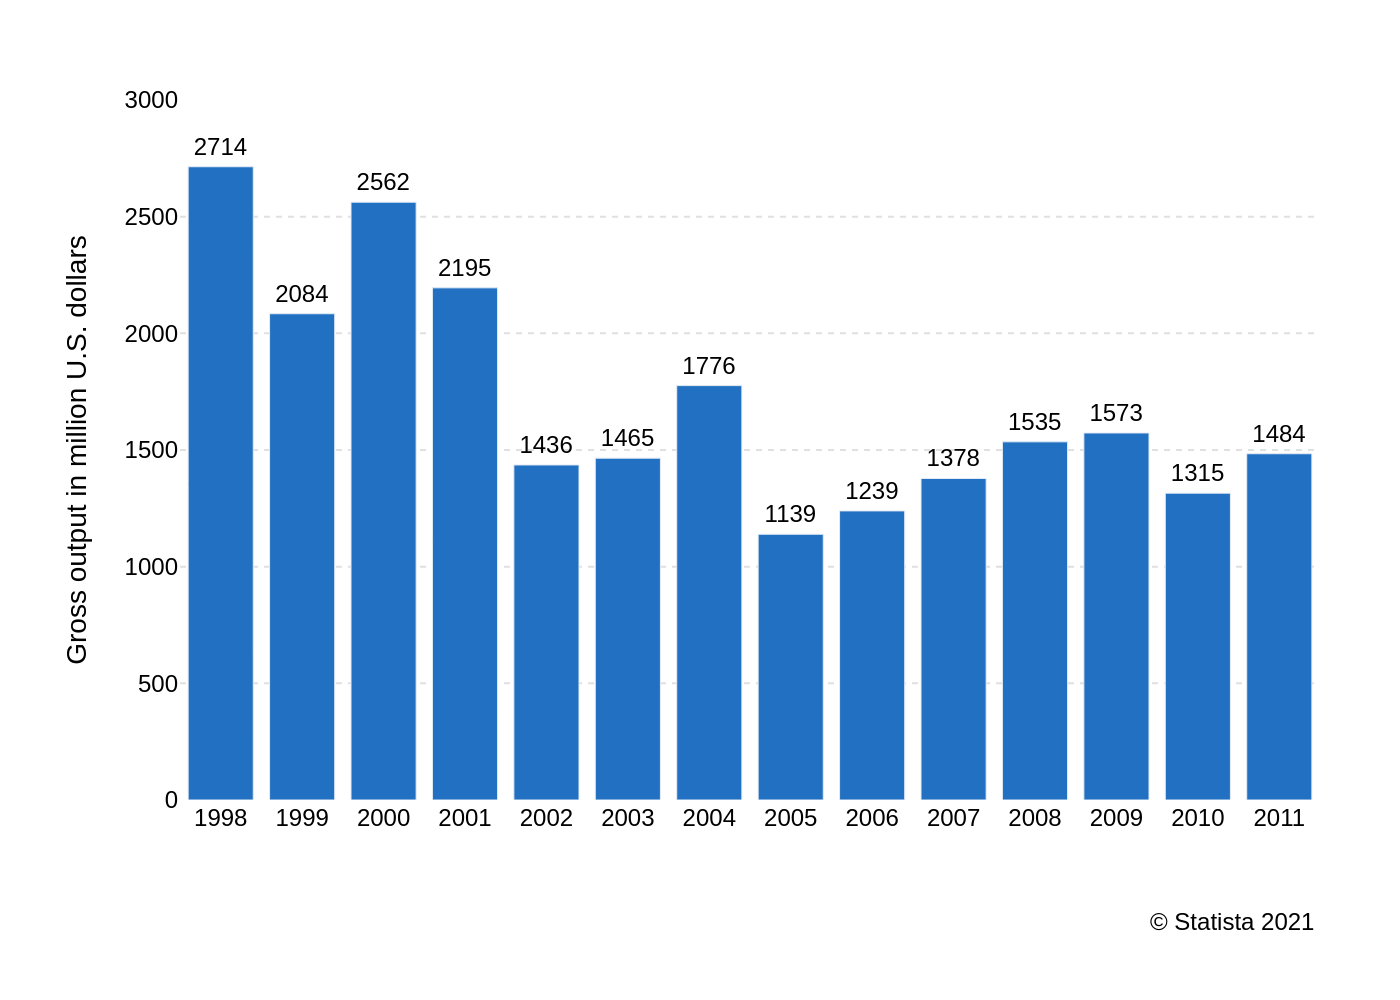

Source code (Python):
import sys
import json
import os
import plotly.graph_objects as go

if len(sys.argv) != 2:
    print(f"Usage: python {os.path.basename(__file__)} <json_file_path>")
    sys.exit(1)

json_path = sys.argv[1]

try:
    with open(json_path, 'r', encoding='utf-8') as f:
        config = json.load(f)
except FileNotFoundError:
    print(f"Error: JSON file not found at '{json_path}'")
    sys.exit(1)
except json.JSONDecodeError:
    print(f"Error: Could not decode JSON from '{json_path}'")
    sys.exit(1)

base_name = os.path.splitext(os.path.basename(json_path))[0]
output_filename = f"{base_name}.png"

chart_data = config.get('chart_data', [])
texts = config.get('texts', {})
colors = config.get('colors', [])

categories = [item['category'] for item in chart_data]
values = [item['value'] for item in chart_data]

fig = go.Figure()

fig.add_trace(go.Bar(
    x=categories,
    y=values,
    marker_color=colors[0] if colors else '#1f77b4',
    text=values,
    textposition='outside',
    texttemplate='%{text:d}',
    cliponaxis=False
))

title_text = ""
if texts.get("title"):
    title_text += f"<b>{texts['title']}</b>"
if texts.get("subtitle"):
    title_text += f"<br><sup>{texts['subtitle']}</sup>"

annotations = []
if texts.get('source'):
    annotations.append(dict(
        text=texts['source'],
        align='right',
        showarrow=False,
        xref='paper',
        yref='paper',
        x=1,
        y=-0.15,
        xanchor='right',
        yanchor='top'
    ))

fig.update_layout(
    font=dict(family="Arial", size=12, color="black"),
    title=dict(
        text=title_text,
        x=0.01,
        xanchor='left'
    ),
    xaxis_title_text=texts.get('x_axis_title'),
    yaxis_title_text=texts.get('y_axis_title'),
    yaxis=dict(
        range=[0, 3000],
        dtick=500,
        showgrid=True,
        gridcolor='#e0e0e0',
        griddash='dot',
        zeroline=False,
        tickformat="d"
    ),
    xaxis=dict(
        showgrid=False
    ),
    plot_bgcolor='white',
    paper_bgcolor='white',
    showlegend=False,
    margin=dict(l=90, r=40, t=50, b=100),
    annotations=annotations
)

fig.write_image(output_filename, scale=2)

print(f"Chart successfully generated and saved to '{output_filename}'")
